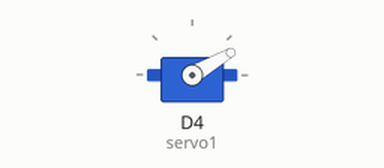
Simulated run of this sketch. Board: ESP8266 (NodeMCU). Parts: servo.

Above: at 0.05 s.
At 6.35 s:
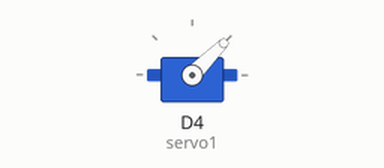
At 12.7 s:
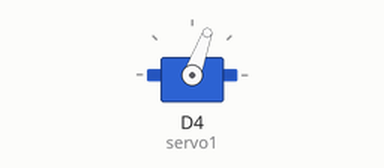
Timing chart, 0 to 17.9 s (numbered marks = the images above):
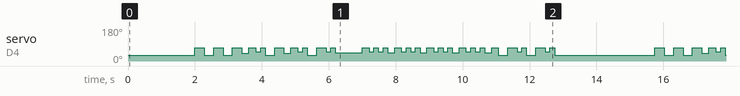

Measured:
- by itself, servo on D4 (servo1): moves between 30° and 70°, repeating every 13.7 s

The sketch:

Tune2_Servo.ino
```cpp
#include <Servo.h>
Servo servo1;

int k=0; // K is the only parameter that you need to change to get the different tempos for both the servo and the buzzer.
         // K is better between -30 and 10, any number that is outside this boundary might not work so well.
         // The positive numbers will make it faster and the negative numbers will make it slower.


int p=7*k; //I've figured out that it takes about 7ms for the servo to rotate 1 degree.


void setup() {
servo1.attach(D4);
}

void loop() {
   servo1.write(30+k); //let the servo go to the starting position.
   delay(2000); // Wait for 2 seconds and start playing.


   servo1.write(70); //The "drum" is fixed at 70 degree in this case.
   delay(280-p); //By the end of this delay, the servo will reach 70 degree and hit the "drum" .
   servo1.write(30+k);  //Start getting back to the starting position immediately after hitting the "drum"
   delay(280-p);   //Reach the starting position by the end of this delay.


   servo1.write(70);  //Start moving toward 70 degree.
   delay(280-p); //The servo hits the "drum".
   servo1.write(30+k);  //Start getting back to the starting position immediately after hitting the "drum"
   delay(280-p);   //Reach the starting position by the end of this delay.


   servo1.write(70);
   delay(280-p);
   servo1.write(40+k);
   delay(210-p);


   servo1.write(70);
   delay(210-p);
   servo1.write(50+k);
   delay(140-p);


   servo1.write(70);
   delay(140-p);
   servo1.write(30+k);
   delay(280-p);


   servo1.write(70);
   delay(280-p);
   servo1.write(40+k);
   delay(210-p);


   servo1.write(70);
   delay(210-p);
   servo1.write(50+k);
   delay(140-p);


   servo1.write(70);
   delay(140-p);
   servo1.write(30+k);
   delay(280-p);


   servo1.write(70);
   delay(280-p);
   servo1.write(50+k);
   delay(140-p);


   servo1.write(70);
   delay(140-p);
   servo1.write(45+k);
   delay(800-p);


   servo1.write(70);
   delay(203-p);
   servo1.write(50+k);
   delay(140-p);

   servo1.write(70);
   delay(140-p);
   servo1.write(50+k);
   delay(140-p);

   servo1.write(70);
   delay(140-p);
   servo1.write(45+k);
   delay(203-p);


   servo1.write(70);
   delay(203-p);
   servo1.write(50+k);
   delay(140-p);

   servo1.write(70);
   delay(140-p);
   servo1.write(50+k);
   delay(140-p);

   servo1.write(70);
   delay(140-p);
   servo1.write(45+k);
   delay(203-p);


   servo1.write(70);
   delay(203-p);
   servo1.write(50+k);
   delay(140-p);

   servo1.write(70);
   delay(140-p);
   servo1.write(50+k);
   delay(140-p);

   servo1.write(70);
   delay(140-p);
   servo1.write(45+k);
   delay(203-p);


   servo1.write(70);
   delay(203-p);
   servo1.write(50+k);
   delay(140-p);

   servo1.write(70);
   delay(140-p);
   servo1.write(50+k);
   delay(140-p);

   servo1.write(70);
   delay(140-p);
   servo1.write(45+k);
   delay(203-p);


   servo1.write(70);
   delay(203-p);
   servo1.write(30+k);
   delay(280-p);


   servo1.write(70);
   delay(280-p);
   servo1.write(50+k);
   delay(140-p);


   servo1.write(70);
   delay(140-p);
   servo1.write(30+k);
   delay(280-p);

   servo1.write(70);
   delay(280-p);
   servo1.write(50+k);
   delay(140-p);


   servo1.write(70);
   delay(140-p);
   servo1.write(30+k);


    delay(1000);

}
```
